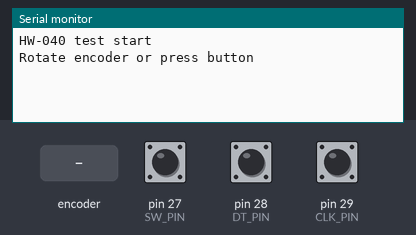
This sketch was run on a simulated Arduino Mega 2560, built with avr-gcc and run on an emulated ATmega2560. On the bench: the last lines printed to the serial monitor. Inputs (shaded band) come from the test bench; at power-on: pin 27 (SW_PIN) HIGH, pin 28 (DT_PIN) HIGH, pin 29 (CLK_PIN) HIGH.

Above: at 1.2 s.
1.3 s: rotary encoder on pin 29 (CLK_PIN) / pin 28 (DT_PIN) turned 1 step (first pin leading)
At 2.6 s:
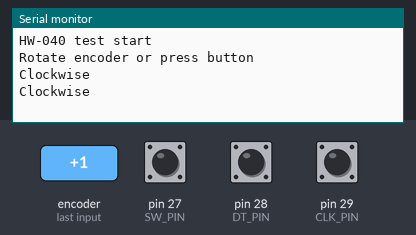
3.0 s: pin 27 (SW_PIN) pulled LOW for 0.15 s
At 4.2 s:
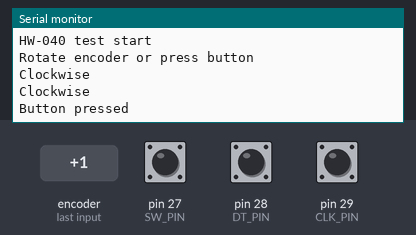
4.6 s: rotary encoder on pin 29 (CLK_PIN) / pin 28 (DT_PIN) turned 2 steps (second pin leading)
At 6.2 s:
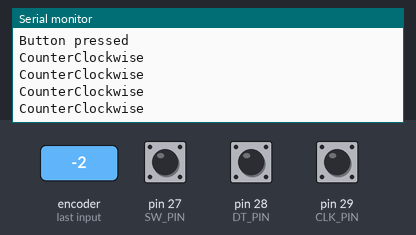

Measured:
- after the input at 1.3 s, the serial monitor: prints a new line at once (image 1)
- after the input at 3.0 s, the serial monitor: prints a new line at once (image 2)
- after the input at 4.6 s, the serial monitor: prints a new line at once (image 3)

The sketch:

Hw040EncoderTest.ino
```cpp
/*
 * Hw040EncoderTest.ino
 * HW-040 로터리 인코더(CLK, DT, SW) 연결 후 시리얼로 회전 방향·버튼 입력 확인
 *
 * 핀 배선(이 스케치 기준, Mega + Sensor Shield 등에 맞게 바꿀 수 있음):
 *   CLK → D29, DT → D28, SW → D27, GND·VCC(보통 5V)는 모듈 규격에 맞게
 *
 * 동작: CLK 에지에서 DT와의 관계로 시계/반시계를 출력, SW는 누르면(LOW) 메시지 출력
 * 참고: 폴링 방식이라 빠르게 돌리면 펄스를 놓치거나 채터링으로 여러 줄이 나올 수 있음.
 *       방향이 반대로 보이면 CLK/DT 배선을 바꾸거나 판별 조건을 뒤집으면 됨.
 *
 * 수정 이력:
 *   2026-04-15 — 최초 작성(HW-040 회전·버튼, 내부 풀업)
 *   2026-04-15 — IDE(clang) 분석용 `#include <Arduino.h>` 추가
 */

#include <Arduino.h>  // Serial, pinMode, digitalRead 등 — 에디터 정적 분석용

const int CLK_PIN = 29;  // HW-040 CLK
const int DT_PIN = 28;   // HW-040 DT
const int SW_PIN = 27;   // HW-040 SW (축 누름 스위치)

int lastClkState;

void setup() {
  Serial.begin(9600);

  // INPUT_PULLUP: 입력 + 내부 풀업 (모듈이 오픈드레인/스위치형일 때 흔히 사용)
  pinMode(CLK_PIN, INPUT_PULLUP);
  pinMode(DT_PIN, INPUT_PULLUP);
  pinMode(SW_PIN, INPUT_PULLUP);

  lastClkState = digitalRead(CLK_PIN);

  Serial.println(F("HW-040 test start"));
  Serial.println(F("Rotate encoder or press button"));
}

void loop() {
  // 1) 회전 감지 — CLK 상태 변화 시 DT와 비교해 방향 판별
  int currentClkState = digitalRead(CLK_PIN);

  if (currentClkState != lastClkState) {
    if (digitalRead(DT_PIN) != currentClkState) {
      Serial.println(F("Clockwise"));
    } else {
      Serial.println(F("CounterClockwise"));
    }
  }

  lastClkState = currentClkState;

  // 2) 버튼 감지 — 눌림은 보통 LOW (풀업이므로 누르면 GND에 당김)
  if (digitalRead(SW_PIN) == LOW) {
    Serial.println(F("Button pressed"));
    delay(200);  // 간단한 디바운스
  }
}
```
